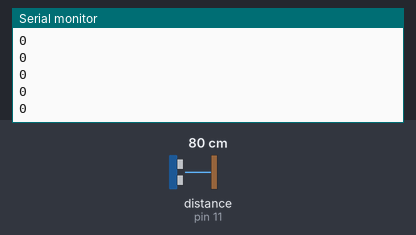
The sketch below on a simulated Arduino Uno, built with avr-gcc and run on an emulated ATmega328P. On the bench: the last lines printed to the serial monitor. The inputs (shaded band) are chosen by the test bench; at power-on: distance to the obstacle (sensor on pin 11) 80 cm. The echo pulse lasts 58.3 µs per cm.

Above: at 1.2 s.
1.3 s: distance to the obstacle (sensor on pin 11) set to 2 cm
At 1.56 s:
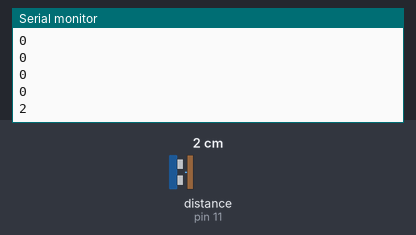
2.8 s: distance to the obstacle (sensor on pin 11) set to 4 cm
At 2.82 s:
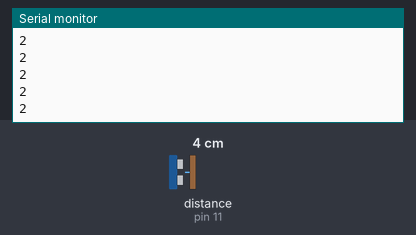
Timing chart, 0 to 5.8 s (numbered marks = the images above; inputs shaded):
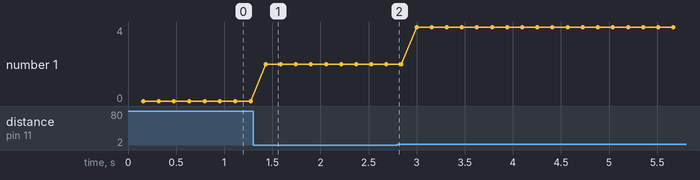

The sketch:

sonar.ino
```cpp
#include <NewPing.h>

#define TRIGGER_PIN 12
#define ECHO_PIN 11
#define MAX_DISTANCE 44

NewPing sonar(TRIGGER_PIN, ECHO_PIN, MAX_DISTANCE);

int anterior=0;

void setup()
{
  Serial.begin(9600);

}

void loop()
{
anterior = readPosition(anterior);
}
int readPosition(int previo)
{
  delay(40);
  long cm;
  cm = sonar.convert_cm(sonar.ping_median(5));
  if(cm>=41||cm==0){
    cm=previo;
  }
  Serial.println(cm);
  return cm;
}
```

Measured:
- after the input at 1.3 s, the serial monitor: prints a new line after 0.13 s (image 1)
- plotted number 1: 0 → 2 after the input at 1.3 s, 2 → 4 after the input at 2.8 s
